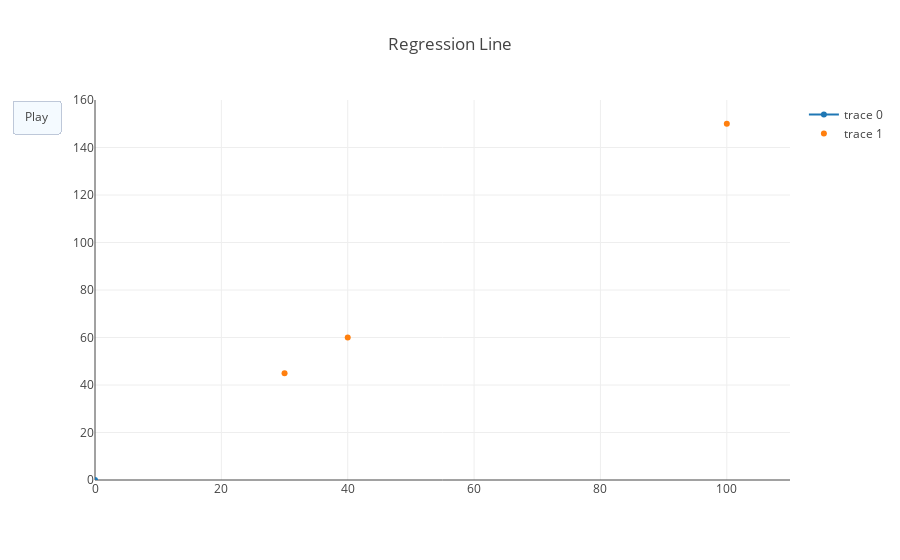

Notebook code for this chart:
### Markdown cell above
Now we can see how our regression line changes, and approaches our data, with each iteration.

### Code cell
from plotly.offline import init_notebook_mode, iplot
from IPython.display import display, HTML

init_notebook_mode(connected=True)

x_values_of_shows = list(map(lambda show: show['x'], shows))
y_values_of_shows = list(map(lambda show: show['y'], shows))
figure = {'data': [{'x': [0], 'y': [0]}, {'x': x_values_of_shows, 'y': y_values_of_shows, 'mode': 'markers'}],
          'layout': {'xaxis': {'range': [0, 110], 'autorange': False},
                     'yaxis': {'range': [0,160], 'autorange': False},
                     'title': 'Regression Line',
                     'updatemenus': [{'type': 'buttons',
                                      'buttons': [{'label': 'Play',
                                                   'method': 'animate',
                                                   'args': [None]}]}]
                    },
          'frames': frames}
iplot(figure)

### Figure 1 — Plotly figure (JSON) as saved in the notebook; plotly's stock layout.template omitted (floating-point values rounded to 4 significant figures)
{"data": [{"type": "scatter", "uid": "ca5e0a78-2274-11e9-8e0a-491b52b89200", "x": [0], "y": [0]}, {"mode": "markers", "type": "scatter", "uid": "ca5e0cc6-2274-11e9-8e0a-491b52b89200", "x": [30, 40, 100], "y": [45, 60, 150]}], "layout": {"title": "Regression Line", "updatemenus": [{"buttons": [{"args": [null], "label": "Play", "method": "animate"}], "type": "buttons"}], "xaxis": {"autorange": false, "range": [0, 110]}, "yaxis": {"autorange": false, "range": [0, 160]}}}
